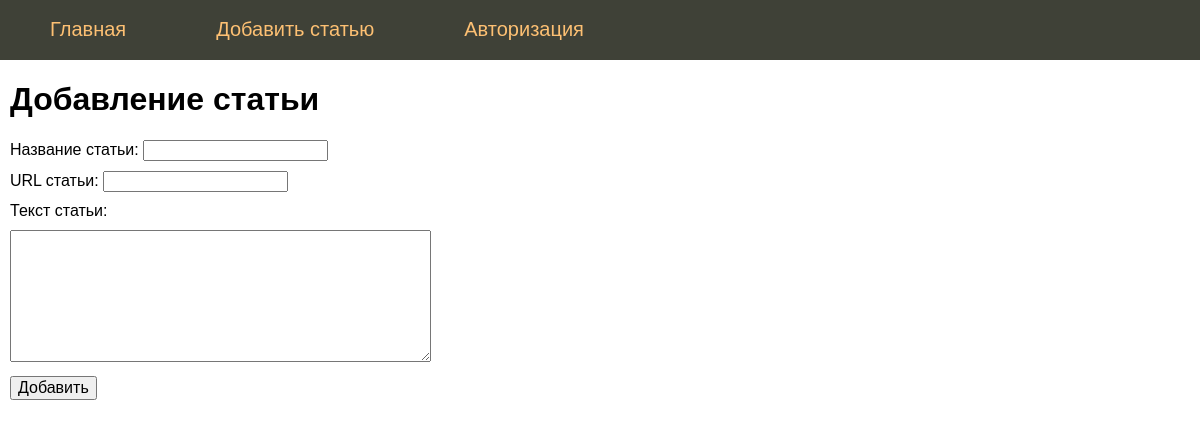
Page /add_post on the committed database.
### tables this page shows
CREATE TABLE mainmenu (
    id integer PRIMARY KEY AUTOINCREMENT,
    title text NOT NULL,
    url text NOT NULL
);

### main.py (the view, shortened to what this page needs)
@app.route("/add_post", methods=["POST", "GET"])
def add_post():
    return render_template("add_post.html", menu=dbase.get_menu(), title="Добавление статьи")

### DataBase.py (called while the page is built)
    def get_menu(self):
        sql = "SELECT * FROM mainmenu"
        try:
            self.__cursor.execute(sql)
            res = self.__cursor.fetchall()
            if res:
                return res
        except:
            print("Ошибка чтения из БД")
        return []

### main.py (called while the page is built)
@app.before_request
def before_request():
    global dbase
    db = get_db()
    dbase = DataBase(db)

def connect_db():
    connect = sqlite3.connect(app.config["DATABASE"])
    connect.row_factory = sqlite3.Row  # чтоб работать как со словарем
    return connect

def get_db():
    if not hasattr(g, "link_db"):
        g.link_db = connect_db()
    return g.link_db

### templates/add_post.html (shortened to what this page needs)
{% extends 'base.html' %}
{% block content %}
    {{ super() }}
    <form action="{{ url_for('add_post') }}" method="post" class="form-contact">
        <p>
            <label>
                Название статьи:
            </label>
            <input type="text", name="name", value="" required>
        </p>
        <p>
            <label>URL статьи: </label>
            <input type="text", name="url", value="" required>
        </p>
        <p>
            <label>Текст статьи: </label>
        </p>
        <p>
            <textarea name="post" cols="40" rows="7"></textarea>
        </p>
        <p>
            <input type="submit" value="Добавить">
        </p>
    </form>
{% endblock %}

### templates/base.html (shortened to what this page needs)
<!DOCTYPE html>
<html>
    <head>
        <link type="text/css" href="{{ url_for('static', filename='css/styles.css')}}" rel="stylesheet"/>
        </head>
    <body>
        {% block content %}
            {%- block mainmenu %}
                <ul class="mainmenu">
                    {% for m in menu %}
                        <li><a href="{{m.url}}">{{m.title}}</a></li>
                    {% endfor %}
                </ul>
            {% endblock mainmenu %}
            <div class="content">
                {% if title -%}
                    <h1>{{title}}</h1>
                {% else -%}
                    <h1>Про Flask</h1>
                {% endif %}
            </div>
        {% endblock -%}
    </body>
</html>

### static/css/styles.css (style rules this page uses)
html, body { font-family: 'Arial'; margin: 0; padding: 0; height: 100%; width: 100%; }
a { color: #0059b2; text-decoration: none; }
ul.mainmenu { list-style: none; background: #3f4137; height: 60px; margin: 0; padding: 0; color: #fdc073; font-size: 20px; overflow: hidden; }
ul.mainmenu li { float: left; margin: 18px 40px 0 50px; }
ul.mainmenu li a { color: #fdc073; text-decoration: none; }
div.content { margin: 10px; }
.form-contact label { display: inline-block; min-width: 80 px; }
.form-contact { margin: 10px; }
.form-contact p { margin: 10px 0 10px 0 }
.form-contact input[type=submit], textarea { font-size: 16px; }

### rows in the picture
mainmenu: title "Главная"
mainmenu: title "Добавить статью"
mainmenu: title "Авторизация"

### other values in the picture
{{ title }} "Добавление статьи"
